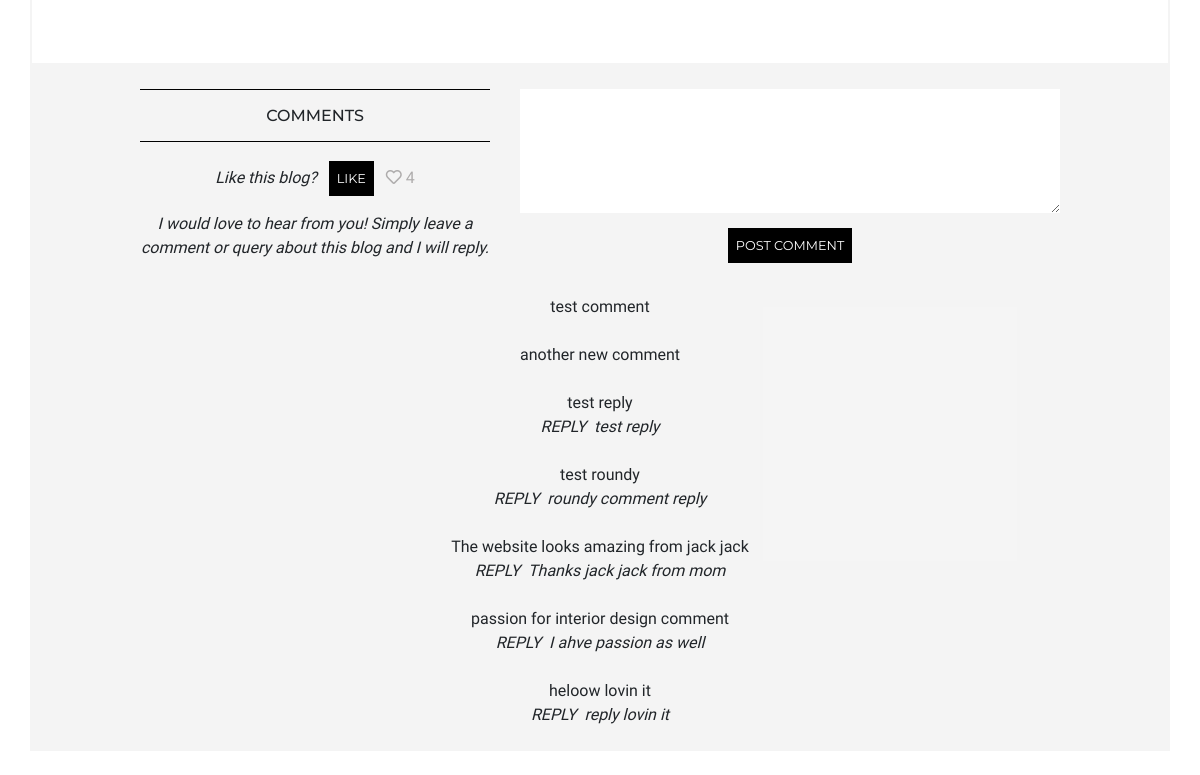
The page /blog/3 (lower part) on the database as committed earlier.
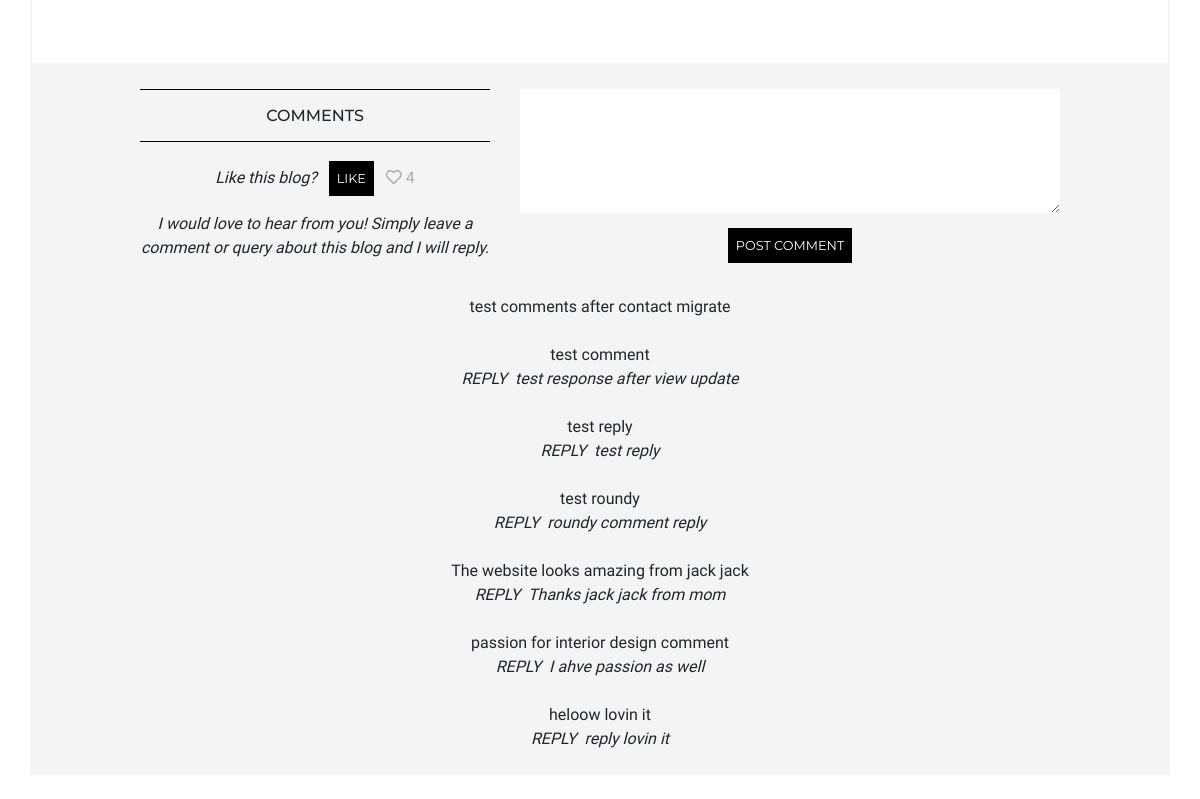
The same page on the database as committed later.
### blog/models.py (models this page shows)
class Comment(models.Model):
    blog = models.ForeignKey('Blog', on_delete=models.CASCADE, related_name='comments')
    date = models.DateField(default=timezone.now)
    content = models.TextField() # don't want this to blank ever
    reply = models.TextField(blank=True)
    exclude = models.BooleanField(default=False)

### blog/views.py (the view, shortened to what this page needs)
# urls.py: path('<pk>', views.blog, name='blog'),
def blog(request, pk):
    blog = Blog.objects.get(pk=pk)
    sections = Section.objects.filter(blog=blog)
    comments = Comment.objects.filter(exclude=False, blog=blog).order_by('-id')
    form = CommentForm()
    context = {'title': 'Blog', 'blog': blog, 'sections': sections, 'comments': comments, 'form': form}
    return render(request, 'blog/blog.html', context)

### blog/forms.py
class CommentForm(forms.ModelForm):
    class Meta:
        model = Comment
        fields = ['content']
        labels = {'content': _(''),}
        widgets = {'content': Textarea(attrs={'rows':5, 'class': 'textarea-style'}),}

### blog/templates/blog/blog.html (shortened to what this page needs)
{% extends 'base.html' %}
{% block content%}
<section class="row border-color--stone">
    <div class="col-12 col-lg-10 offset-lg-1 mb-5">
    </div>
</section>
<section class="row bg-color--stone pt-4 mb-4">
    <header class="col-12 col-md-5 col-lg-4 offset-lg-1 text-center">
        <div class="header-border">
            <h1 class="header-title mt-2">COMMENTS</h1>
        </div>
        <span class="d-inline-block mt-4">Like this blog?</span>
        <a class="d-inline-block button-a" href="{% url 'like' pk=blog.id %}">Like</a>
        <i class="far fa-heart mute"></i>
        <mute>{{ blog.like }}</mute>
        <span class="d-block mt-2 mb-2">I would love to hear from you! Simply leave a comment or query about this blog and I will reply.
        </span>
    </header>
    <div class="col-12 col-md-7 col-lg-6 text-center">
        <form method="POST">
            {{ form }}
            <button type="submit">POST COMMENT</button>
        </form>
    </div>
    <div class="col-12 col-lg-10 offset-lg-1 text-center mt-4">
        {% for comment in comments %}
        <p class="mb-4">{{ comment.content }} <br>
            {% if comment.reply %}
            <span class="mr-2">REPLY</span><span class="">{{ comment.reply }}</span></p>
        {% endif %}
        {% endfor %}
    </div>
</section>
{% endblock %}

Rows that differ between the two databases and show on the page:
no longer on this page (row edited): Comment: content "another new comment"
added Comment: content "test comments after contact migrate"
changed Comment "test comment": reply (not shown) → "test response after view update"
